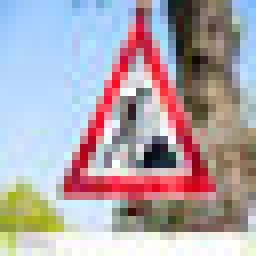
#> input picture NewPictures/5.jpg, 32 x 32 px (shown 8 times larger)
$ python -i helper.py   (imports and definitions only)
#> lines starting #> are read from the running program, lines starting #| are printed output that depends on the picture
#!/usr/bin/env python
# coding=utf-8

import numpy as np
import matplotlib.pyplot as plt
from random import random
import cv2

def draw_class_distribution(class_labels):
    plt.figure(figsize=(10, 4))
    examples_per_class = np.bincount(class_labels)
    num_classes = len(examples_per_class)
    plt.bar(np.arange(num_classes), examples_per_class, 0.8, color='teal', label='Inputs per class')
    plt.xlabel('Class"')
    plt.ylabel('number of examples per class')
    plt.title("Training examples")
    plt.show()


def show_image(image):
    plt.imshow(image)
    plt.show()


def rotation(image):
    ang = random() * 10
    rows, cols, ch = image.shape
#> rows = 32; cols = 32; ch = 3
    Rot_M = cv2.getRotationMatrix2D((cols / 2, rows / 2), ang, 1)
    dst = cv2.warpAffine(image, Rot_M, (cols, rows))
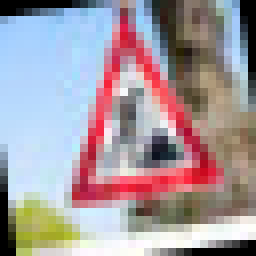
#> dst: shape (32, 32, 3) (shown 8 times larger); mean R, G, B 163.8, 152.6, 158.7
    return dst

def translation(image):
    rows, cols, ch = image.shape
#> rows = 32; cols = 32; ch = 3
    deltax = random() * 3
    deltay = random() * 3
    M = np.float32([[1, 0, deltax], [0, 1, deltay]])
    dst = cv2.warpAffine(image, M, (cols, rows))
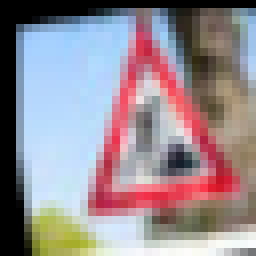
#> dst: shape (32, 32, 3) (shown 8 times larger); mean R, G, B 149.7, 138.6, 145.5
    return dst

def augment_brightness_camera_images(image):
    image1 = cv2.cvtColor(image,cv2.COLOR_RGB2HSV)
#> image1: shape (32, 32, 3); mean H, S, V 83.7, 66.3, 171.4
    image1 = np.array(image1, dtype = np.float64)
#> image1: shape (32, 32, 3) float64; mean H, S, V 83.7, 66.3, 171.4
    random_bright = .5 + np.random.uniform()
    image1[:,:,2] = image1[:,:,2] * random_bright
#> image1: shape (32, 32, 3) float64; mean H, S, V 83.7, 66.3, 179.8
    image1[:,:,2][image1[:,:,2]>255]  = 255
#> image1: shape (32, 32, 3) float64; mean H, S, V 83.7, 66.3, 177.7
    image1 = np.array(image1, dtype = np.uint8)
#> image1: shape (32, 32, 3); mean H, S, V 83.7, 66.3, 177.3
    image1 = cv2.cvtColor(image1,cv2.COLOR_HSV2RGB)
    return image1

def transform(image):
    image = rotation(image)
    image = translation(image)
    image = augment_brightness_camera_images(image)
    return image

def display_images(X_train, y_train, n_rows, n_cols, graph_title='Sample Training Images'):
    '''
    Simple utility function for displaying images.
    '''
    plt.figure(figsize=(8, 6.5))
    selected_classes = np.random.randint(44, size=n_rows)
    image_number = 1
    for row in selected_classes:
        for col in range(1, n_cols + 1):
            plt.subplot(n_rows, n_cols, image_number)
            image_number += 1
            x_selected = X_train[y_train == row]
            random_index = np.random.randint(x_selected.shape[0])
            plt.imshow(x_selected[random_index, :, :, :])
            plt.axis('off')
            plt.title('class: {}'.format(row))
    plt.suptitle(graph_title)
    plt.show()

>>> import cv2
>>> picture = cv2.cvtColor(cv2.imread('NewPictures/5.jpg'), cv2.COLOR_BGR2RGB)
>>> result = transform(picture)
